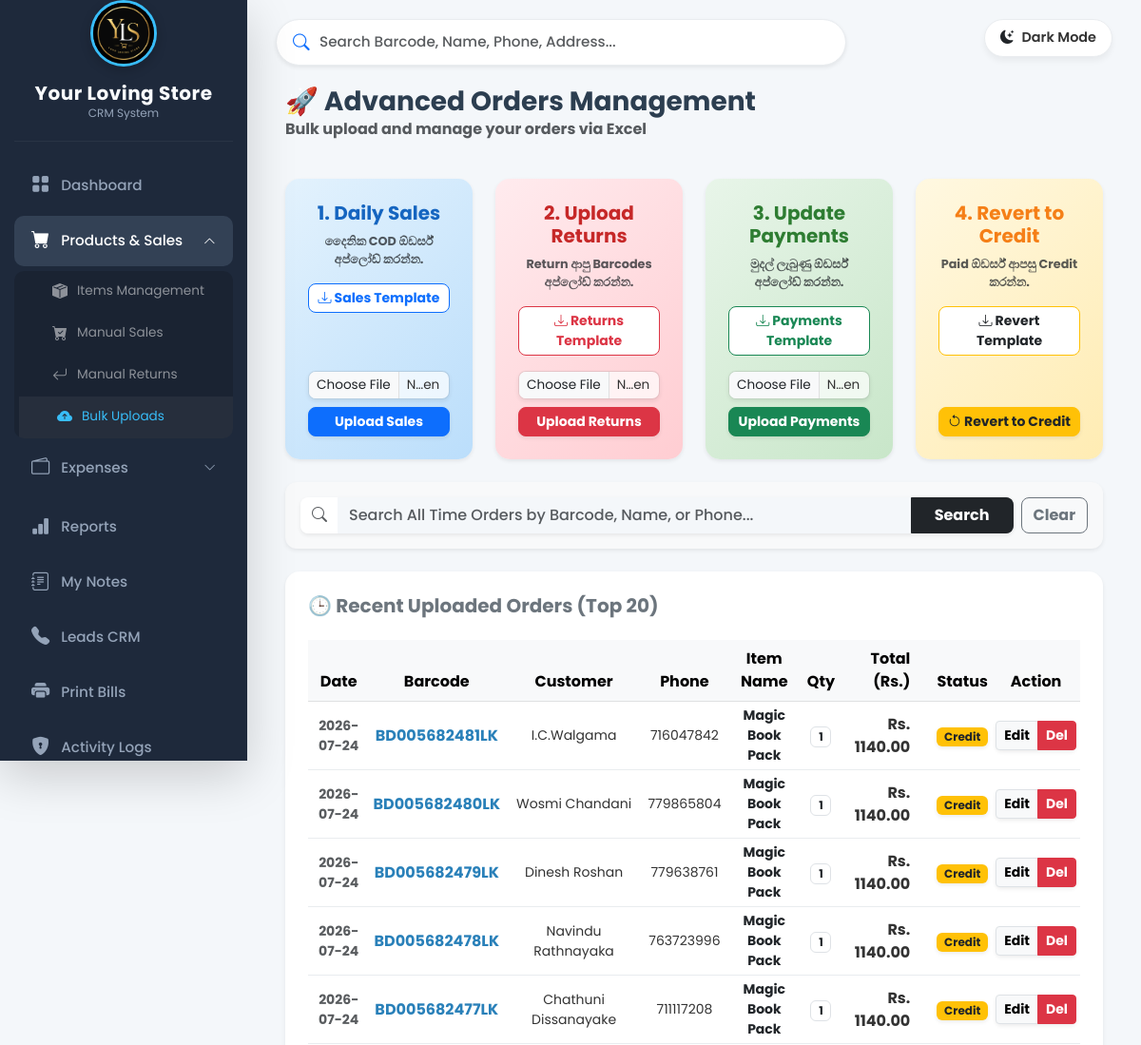
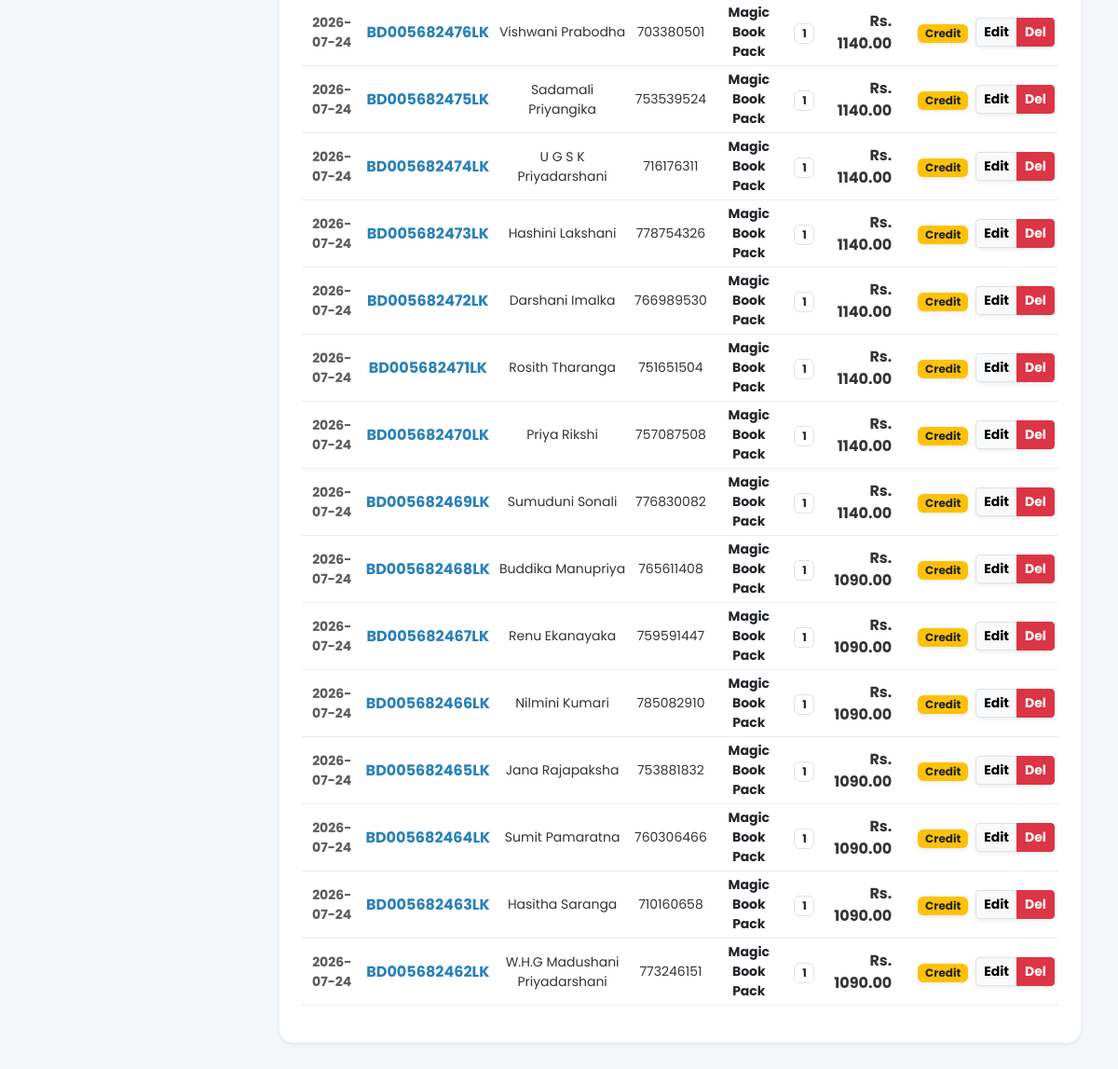
Page /advanced_orders (signed in) on the committed database (2 pictures, top to bottom).
### tables this page shows
CREATE TABLE sales (id INTEGER PRIMARY KEY AUTOINCREMENT, barcode TEXT UNIQUE, customer_name TEXT, customer_phone TEXT, item_id INTEGER, qty INTEGER NOT NULL, selling_price REAL NOT NULL, total REAL NOT NULL, cost_at_sale REAL NOT NULL, sale_date DATE NOT NULL, status TEXT DEFAULT 'Credit', payment_date DATE, FOREIGN KEY(item_id) REFERENCES items(id));

CREATE TABLE items (id INTEGER PRIMARY KEY AUTOINCREMENT, item_name TEXT NOT NULL);

### app.py (the view)
@app.route('/advanced_orders')
def advanced_orders():
    if 'username' not in session: return redirect(url_for('login'))
    conn = sqlite3.connect('/var/data/database.db')
    cursor = conn.cursor()
    cursor.execute("SELECT id, item_name FROM items")
    items = cursor.fetchall()
    search_query = request.args.get('q', '').strip()
    if search_query:
        like_q = f"%{search_query}%"
        cursor.execute('''SELECT s.id, s.barcode, s.customer_name, s.customer_phone, s.item_id, s.qty, s.selling_price, s.total, s.cost_at_sale, s.sale_date, s.status, i.item_name, s.payment_date
                          FROM sales s JOIN items i ON s.item_id = i.id
                          WHERE s.barcode LIKE ? OR s.customer_name LIKE ? OR s.customer_phone LIKE ?
                          ORDER BY s.id DESC LIMIT 100''', (like_q, like_q, like_q))
        orders = cursor.fetchall()
    else:
        cursor.execute('''SELECT s.id, s.barcode, s.customer_name, s.customer_phone, s.item_id, s.qty, s.selling_price, s.total, s.cost_at_sale, s.sale_date, s.status, i.item_name, s.payment_date
                          FROM sales s JOIN items i ON s.item_id = i.id ORDER BY s.id DESC LIMIT 20''')
        orders = cursor.fetchall()
    conn.close()
    return render_template('advanced.html', items=items, orders=orders, search_query=search_query)

### app.py (called while the page is built)
@app.before_request
def make_session_permanent():
    session.permanent = True
    session.modified = True

### templates/advanced.html (shortened to what this page needs)
{% extends 'base.html' %}
{% block content %}
<div class="d-flex justify-content-between align-items-center mb-4">
    <div>
        <h3 class="fw-bold mb-0" style="color: #2c3e50;">🚀 Advanced Orders Management</h3>
        <p class="text-muted fw-bold">Bulk upload and manage your orders via Excel</p>
    </div>
</div>
<div class="row mb-4 g-4">
    <div class="col-md-6 col-xl-3">
        <div class="card p-4 h-100 shadow-sm modern-card text-center" style="background: linear-gradient(135deg, #e3f2fd 0%, #bbdefb 100%);">
            <h5 class="fw-bold" style="color: #1565c0;">1. Daily Sales</h5>
            <p class="small fw-bold text-muted mb-3" style="font-size: 0.8rem;">දෛනික COD ඕඩර්ස් අප්ලෝඩ් කරන්න.</p>
            <a href="/download_template/sales" class="btn btn-outline-primary btn-sm mb-3 btn-modern fw-bold bg-white"><i class="bi bi-download"></i> Sales Template</a>
            <form action="/upload_sales" method="POST" enctype="multipart/form-data" class="mt-auto">
                <input class="form-control form-control-sm mb-2 file-input-modern shadow-sm" type="file" name="file" accept=".xlsx" required>
                <button type="submit" class="btn btn-primary btn-sm w-100 fw-bold btn-modern shadow-sm">Upload Sales</button>
            </form>
        </div>
    </div>
    <div class="col-md-6 col-xl-3">
        <div class="card p-4 h-100 shadow-sm modern-card text-center" style="background: linear-gradient(135deg, #ffebee 0%, #ffcdd2 100%);">
            <h5 class="fw-bold" style="color: #c62828;">2. Upload Returns</h5>
            <p class="small fw-bold text-muted mb-3" style="font-size: 0.8rem;">Return ආපු Barcodes අප්ලෝඩ් කරන්න.</p>
            <a href="/download_template/returns" class="btn btn-outline-danger btn-sm mb-3 btn-modern fw-bold bg-white"><i class="bi bi-download"></i> Returns Template</a>
            <form action="/upload_returns" method="POST" enctype="multipart/form-data" class="mt-auto">
                <input class="form-control form-control-sm mb-2 file-input-modern shadow-sm" type="file" name="file" accept=".xlsx" required>
                <button type="submit" class="btn btn-danger btn-sm w-100 fw-bold btn-modern shadow-sm">Upload Returns</button>
            </form>
        </div>
    </div>
    {% if session.get('role') == 'admin' %}
    <div class="col-md-6 col-xl-3">
        <div class="card p-4 h-100 shadow-sm modern-card text-center" style="background: linear-gradient(135deg, #e8f5e9 0%, #c8e6c9 100%);">
            <h5 class="fw-bold" style="color: #2e7d32;">3. Update Payments</h5>
            <p class="small fw-bold text-muted mb-3" style="font-size: 0.8rem;">මුදල් ලැබුණු ඕඩර්ස් අප්ලෝඩ් කරන්න.</p>
            <a href="/download_template/payments" class="btn btn-outline-success btn-sm mb-3 btn-modern fw-bold bg-white"><i class="bi bi-download"></i> Payments Template</a>
            <form action="/upload_payments" method="POST" enctype="multipart/form-data" class="mt-auto">
                <input class="form-control form-control-sm mb-2 file-input-modern shadow-sm" type="file" name="file" accept=".xlsx" required>
                <button type="submit" class="btn btn-success btn-sm w-100 fw-bold btn-modern shadow-sm">Upload Payments</button>
            </form>
        </div>
    </div>
    <div class="col-md-6 col-xl-3">
        <div class="card p-4 h-100 shadow-sm modern-card text-center" style="background: linear-gradient(135deg, #fff8e1 0%, #ffecb3 100%);">
            <h5 class="fw-bold" style="color: #f57f17;">4. Revert to Credit</h5>
            <p class="small fw-bold text-muted mb-3" style="font-size: 0.8rem;">Paid ඕඩර්ස් ආපසු Credit කරන්න.</p>
            <a href="/download_template/revert_credit" class="btn btn-outline-warning btn-sm mb-3 btn-modern fw-bold bg-white text-dark"><i class="bi bi-download"></i> Revert Template</a>
            <div class="mt-auto">
                <button class="btn btn-warning btn-sm w-100 fw-bold btn-modern text-dark shadow-sm" data-bs-toggle="modal" data-bs-target="#revertCreditModal">
                    <i class="bi bi-arrow-counterclockwise"></i> Revert to Credit
                </button>
            </div>
        </div>
    </div>
    {% endif %}
</div>
<div class="card p-3 shadow-sm mb-4 border-0" style="background-color: #f8f9fa; border-radius: 12px;">
    <form action="/advanced_orders" method="GET" class="d-flex align-items-center">
        <div class="input-group shadow-sm" style="border-radius: 8px; overflow: hidden;">
            <span class="input-group-text bg-white border-0"><i class="bi bi-search text-muted"></i></span>
            <input type="text" class="form-control border-0" name="q" value="{{ search_query }}" placeholder="Search All Time Orders by Barcode, Name, or Phone..." style="font-weight: 500;">
            <button type="submit" class="btn btn-dark fw-bold px-4">Search</button>
        </div>
        <a href="/advanced_orders" class="btn btn-outline-secondary ms-2 fw-bold" style="border-radius: 8px;">Clear</a>
    </form>
</div>
<div class="card p-4 shadow-sm border-0" style="border-radius: 15px;">
    <h5 class="mb-4 fw-bold text-secondary">
        {% if search_query %} 🔍 Search Results for "<span class="text-dark">{{ search_query }}</span>" {% else %} 🕒 Recent Uploaded Orders (Top 20) {% endif %}
    </h5>
    <div class="table-responsive">
        <table class="table table-hover table-sm text-center align-middle">
            <thead class="table-light">
                <tr>
                    <th class="py-2">Date</th>
                    <th class="py-2">Barcode</th>
                    <th class="py-2">Customer</th>
                    <th class="py-2">Phone</th>
                    <th class="py-2">Item Name</th>
                    <th class="py-2">Qty</th>
                    <th class="py-2 text-end pe-4">Total (Rs.)</th>
                    <th class="py-2">Status</th>
                    <th class="py-2">Action</th>
                </tr>
            </thead>
            <tbody>
                {% for order in orders %}
                <tr>
                    <td class="small text-muted fw-bold">{{ order[9] }}</td>
                    <td class="fw-bold" style="color: #2980b9;">{{ order[1] }}</td>
                    <td class="small">{{ order[2] }}</td>
                    <td class="small">{{ order[3] }}</td>
                    <td class="small fw-bold text-dark">{{ order[11] }}</td>
                    <td><span class="badge bg-light text-dark border">{{ order[5] }}</span></td>
                    <td class="fw-bold text-end pe-4">Rs. {{ "%.2f"|format(order[7]) }}</td>
                    <td>
                        {% if order[10] == 'Paid' %} <span class="badge bg-success shadow-sm">Paid</span>
                        {% elif order[10] == 'Returned' %} <span class="badge bg-danger shadow-sm">Returned</span>
                        {% else %} <span class="badge bg-warning text-dark shadow-sm">Credit</span> {% endif %}
                    </td>
                    <td>
    {% if session.get('role') == 'admin' %}
    <div class="btn-group shadow-sm">
        <button type="button" class="btn btn-sm btn-light fw-bold px-2 py-1 border" data-bs-toggle="modal" data-bs-target="#editOrder{{ order[0] }}">Edit</button>
        <a href="/delete_advanced_order/{{ order[0] }}" class="btn btn-sm btn-danger fw-bold py-1 px-2" onclick="return confirm('අවවාදයයි: මෙම ඕඩරය සම්පූර්ණයෙන්ම මැකී යයි. මකන්නද?');">Del</a>
    </div>
    {% else %}
    <span class="text-muted small fw-bold bg-light px-2 py-1 rounded border">No Access</span>
    {% endif %}
</td>
                </tr>
                {% endfor %}
            </tbody>
        </table>
    </div>
</div>
{% endblock %}

### templates/base.html (style rules this page uses)
:root { --bg-body: #f4f7fa; --sidebar-bg: #1e293b; --sidebar-hover: #334155; --sidebar-text: #94a3b8; --sidebar-text-active: #ffffff; --card-bg: #ffffff; --text-main: #333333; --text-muted: #6c757d; --border-color: #e9ecef; --shadow-sm: 0 4px 6px rgba(0,0,0,0.05); }
body { background-color: var(--bg-body); color: var(--text-main); font-family: 'Poppins', sans-serif; transition: background-color 0.3s ease, color 0.3s ease; overflow-x: hidden; overscroll-behavior-y: none; }
.table-responsive { overflow-x: auto; -webkit-overflow-scrolling: touch; scrollbar-width: thin; }
.card, .modal-content { background-color: var(--card-bg); border-color: var(--border-color); color: var(--text-main); }
.bg-white, .bg-light { background-color: var(--card-bg) !important; }
.table { --bs-table-bg: var(--card-bg); --bs-table-color: var(--text-main); --bs-table-border-color: var(--border-color); --bs-table-hover-bg: var(--sidebar-hover); }
.form-control, .form-select { background-color: var(--bg-body); color: var(--text-main); border: 1px solid var(--border-color); }

### templates/advanced.html (style rules this page uses)
.modern-card { transition: transform 0.3s ease, box-shadow 0.3s ease; border-radius: 15px; border: none; }
.btn-modern { border-radius: 8px; transition: all 0.2s; }
.file-input-modern { border-radius: 8px; border: 1px solid rgba(0,0,0,0.1); background-color: rgba(255, 255, 255, 0.7); font-size: 0.85rem; }

### rows in the picture
sales: sale_date "2026-07-24", barcode "BD005682481LK", customer_name "I.C.Walgama", customer_phone "716047842", item_name "Magic Book Pack", qty "1", total "1140.00", status "Credit"
sales: sale_date "2026-07-24", barcode "BD005682480LK", customer_name "Wosmi Chandani", customer_phone "779865804", item_name "Magic Book Pack", qty "1", total "1140.00", status "Credit"
sales: sale_date "2026-07-24", barcode "BD005682479LK", customer_name "Dinesh Roshan", customer_phone "779638761", item_name "Magic Book Pack", qty "1", total "1140.00", status "Credit"
sales: sale_date "2026-07-24", barcode "BD005682478LK", customer_name "Navindu Rathnayaka", customer_phone "763723996", item_name "Magic Book Pack", qty "1", total "1140.00", status "Credit"
sales: sale_date "2026-07-24", barcode "BD005682477LK", customer_name "Chathuni Dissanayake", customer_phone "711117208", item_name "Magic Book Pack", qty "1", total "1140.00", status "Credit"
sales: sale_date "2026-07-24", barcode "BD005682476LK", customer_name "Vishwani Prabodha", customer_phone "703380501", item_name "Magic Book Pack", qty "1", total "1140.00", status "Credit"
sales: sale_date "2026-07-24", barcode "BD005682475LK", customer_name "Sadamali Priyangika", customer_phone "753539524", item_name "Magic Book Pack", qty "1", total "1140.00", status "Credit"
sales: sale_date "2026-07-24", barcode "BD005682474LK", customer_name "U G S K Priyadarshani", customer_phone "716176311", item_name "Magic Book Pack", qty "1", total "1140.00", status "Credit"
sales: sale_date "2026-07-24", barcode "BD005682473LK", customer_name "Hashini Lakshani", customer_phone "778754326", item_name "Magic Book Pack", qty "1", total "1140.00", status "Credit"
sales: sale_date "2026-07-24", barcode "BD005682472LK", customer_name "Darshani Imalka", customer_phone "766989530", item_name "Magic Book Pack", qty "1", total "1140.00", status "Credit"
sales: sale_date "2026-07-24", barcode "BD005682471LK", customer_name "Rosith Tharanga", customer_phone "751651504", item_name "Magic Book Pack", qty "1", total "1140.00", status "Credit"
sales: sale_date "2026-07-24", barcode "BD005682470LK", customer_name "Priya Rikshi", customer_phone "757087508", item_name "Magic Book Pack", qty "1", total "1140.00", status "Credit"
sales: sale_date "2026-07-24", barcode "BD005682469LK", customer_name "Sumuduni Sonali", customer_phone "776830082", item_name "Magic Book Pack", qty "1", total "1140.00", status "Credit"
sales: sale_date "2026-07-24", barcode "BD005682468LK", customer_name "Buddika Manupriya", customer_phone "765611408", item_name "Magic Book Pack", qty "1", total "1090.00", status "Credit"
sales: sale_date "2026-07-24", barcode "BD005682467LK", customer_name "Renu Ekanayaka", customer_phone "759591447", item_name "Magic Book Pack", qty "1", total "1090.00", status "Credit"
sales: sale_date "2026-07-24", barcode "BD005682466LK", customer_name "Nilmini Kumari", customer_phone "785082910", item_name "Magic Book Pack", qty "1", total "1090.00", status "Credit"
sales: sale_date "2026-07-24", barcode "BD005682465LK", customer_name "Jana Rajapaksha", customer_phone "753881832", item_name "Magic Book Pack", qty "1", total "1090.00", status "Credit"
sales: sale_date "2026-07-24", barcode "BD005682464LK", customer_name "Sumit Pamaratna", customer_phone "760306466", item_name "Magic Book Pack", qty "1", total "1090.00", status "Credit"
sales: sale_date "2026-07-24", barcode "BD005682463LK", customer_name "Hasitha Saranga", customer_phone "710160658", item_name "Magic Book Pack", qty "1", total "1090.00", status "Credit"
sales: sale_date "2026-07-24", barcode "BD005682462LK", customer_name "W.H.G Madushani Priyadarshani", customer_phone "773246151", item_name "Magic Book Pack", qty "1", total "1090.00", status "Credit"
